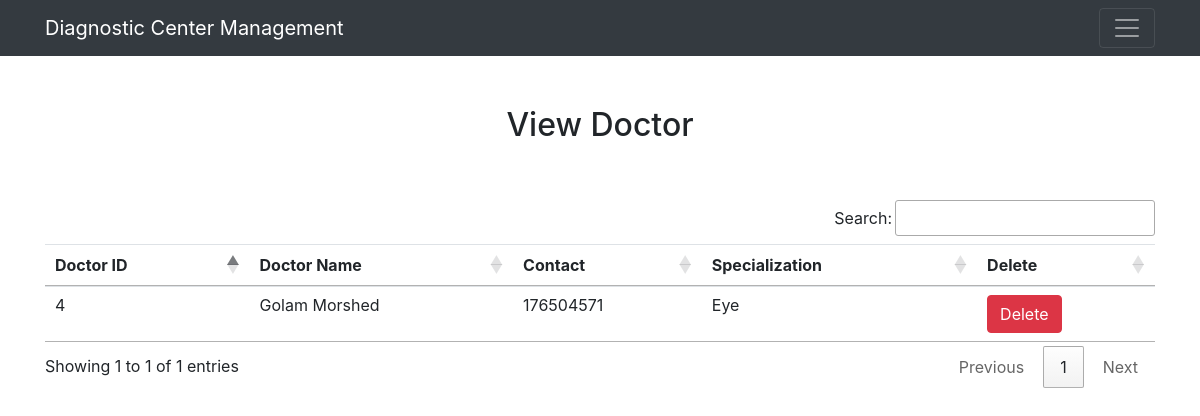
/view_doctor/ (signed in), run on the app's committed database.
### Diagnostic_Center/models.py (models this page shows, shortened)
class Doctor(models.Model):
    name = models.CharField(max_length=50)
    mobile = models.IntegerField()
    specialization = models.CharField(max_length=50)

### Diagnostic_Center/views.py (the view)
# urls.py: path('view_doctor/', View_Doctor, name='view_doctor'),
def View_Doctor(request):
    if not request.user.is_staff:
        return redirect('login')
    doc = Doctor.objects.all()
    d = {'doc': doc}
    return render(request, 'view_doctor.html', d)

### templates/view_doctor.html
{% extends 'navigationbar.html' %}
{% load static %}
{% block body %}
<div class="container" style="margin-top:50px">
<h2 class="text-center">View Doctor</h2>
<br><br>
<table class="table table-hover" id="example">
    <thead>
        <tr>
            <th>Doctor ID</th>
            <th>Doctor Name</th>
            <th>Contact</th>
            <th>Specialization</th>
            <th>Delete</th>
        </tr>
    </thead>
    <tbody>
        {% for i in doc %}
        <tr>
            <td>{{i.id}}</td>
            <td>{{i.name}}</td>
            <td>{{i.mobile}}</td>
            <td>{{i.specialization}}</td>
            <td><a href="{% url 'delete_doctor' i.id %}" onClick="return confirm('Are you sure?')" class="btn btn-danger">Delete</a></td>
        </tr>
        {% endfor %}
    </tbody>
</table>
</div>
{% endblock %}

### data on the page
Doctor: id "4", name "Golam Morshed", mobile "176504571", specialization "Eye"
